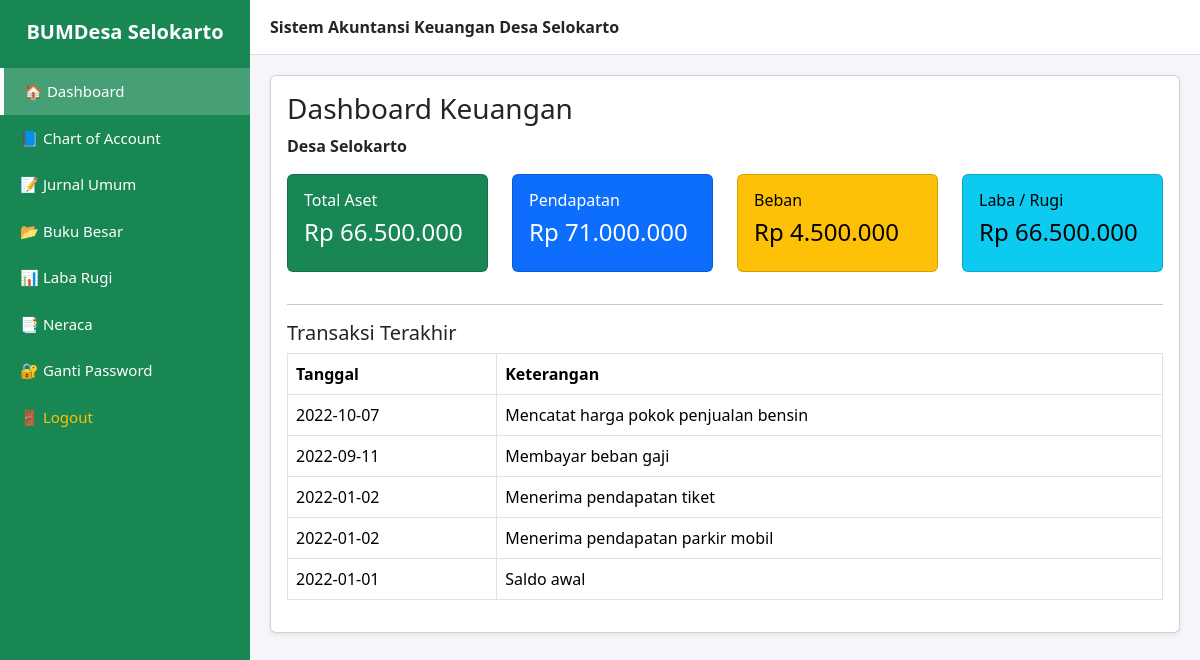
Page /Keuangan_Desa/index.php (signed in) on the committed database.
### tables this page shows
CREATE TABLE `jurnal` (
  `id` int(10) NOT NULL,
  `tanggal` date DEFAULT NULL,
  `keterangan` text DEFAULT NULL
);

### Keuangan_Desa/pages/dashboard.php (the view, shortened to what this page needs)
<?php
require_once __DIR__ . '/../koneksi.php';
function totalSaldo($jenis, $koneksi) {
    $q = mysqli_query($koneksi, "
        SELECT SUM(
            CASE
                WHEN '$jenis' IN ('aset','beban')
                THEN d.debit - d.kredit
                ELSE d.kredit - d.debit
            END
        ) AS total
        FROM jurnal_detail d
        JOIN coa c ON c.id = d.coa_id
        WHERE c.jenis = '$jenis'
    ");
    $r = mysqli_fetch_assoc($q);
    return $r['total'] ?? 0;
}
$aset = totalSaldo('aset', $koneksi);
$pendapatan = totalSaldo('pendapatan', $koneksi);
$beban = totalSaldo('beban', $koneksi);
$laba = $pendapatan - $beban;
?>
<h3>Dashboard Keuangan</h3>
<p><b>Desa Selokarto</b></p>
<div class="row">
    <div class="col-md-3">
        <div class="card text-bg-success mb-3">
            <div class="card-body">
                <h6>Total Aset</h6>
                <h4>Rp <?= number_format($aset,0,',','.') ?></h4>
            </div>
        </div>
    </div>
    <div class="col-md-3">
        <div class="card text-bg-primary mb-3">
            <div class="card-body">
                <h6>Pendapatan</h6>
                <h4>Rp <?= number_format($pendapatan,0,',','.') ?></h4>
            </div>
        </div>
    </div>
    <div class="col-md-3">
        <div class="card text-bg-warning mb-3">
            <div class="card-body">
                <h6>Beban</h6>
                <h4>Rp <?= number_format($beban,0,',','.') ?></h4>
            </div>
        </div>
    </div>
    <div class="col-md-3">
        <div class="card text-bg-info mb-3">
            <div class="card-body">
                <h6>Laba / Rugi</h6>
                <h4>Rp <?= number_format($laba,0,',','.') ?></h4>
            </div>
        </div>
    </div>
</div>
<hr>
<h5>Transaksi Terakhir</h5>
<table class="table table-bordered">
<tr>
    <th>Tanggal</th>
    <th>Keterangan</th>
</tr>
<?php
$q = mysqli_query($koneksi, "
    SELECT * FROM jurnal
    ORDER BY tanggal DESC
    LIMIT 5
");
while ($r = mysqli_fetch_assoc($q)) {
?>
<tr>
    <td><?= $r['tanggal'] ?></td>
    <td><?= $r['keterangan'] ?></td>
</tr>
<?php } ?>
</table>

### Keuangan_Desa/index.php (style rules this page uses)
body { background: #f4f6f9; }

### rows in the picture
jurnal: tanggal "2022-10-07", keterangan "Mencatat harga pokok penjualan bensin"
jurnal: tanggal "2022-09-11", keterangan "Membayar beban gaji"
jurnal: tanggal "2022-01-02", keterangan "Menerima pendapatan tiket"
jurnal: tanggal "2022-01-02", keterangan "Menerima pendapatan parkir mobil"
jurnal: tanggal "2022-01-01", keterangan "Saldo awal"

### other values in the picture
$aset "66.500.000"
$pendapatan "71.000.000"
$beban "4.500.000"
$laba "66.500.000"
